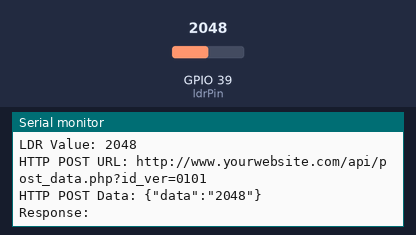
A sketch run on a simulated ESP32. Parts: the last lines printed to the serial monitor. The test bench sets the inputs (shaded band); at power-on: GPIO 39 (ldrPin) = 2048. WiFi joins after 1.5 s; servers stay silent unless stated; uploads are accepted with an empty reply.

Above: at 3.2 s.
3.3 s: GPIO 39 (ldrPin) set to 2866
At 7.37 s:
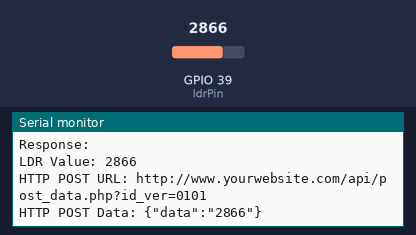
9.1 s: GPIO 39 (ldrPin) set to 3603
At 13.6 s:
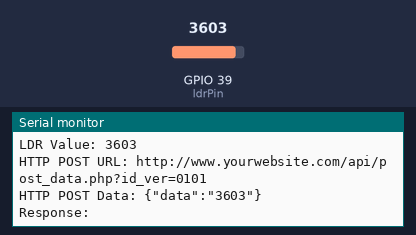
Timing chart, 0 to 15.1 s (numbered marks = the images above; inputs shaded):
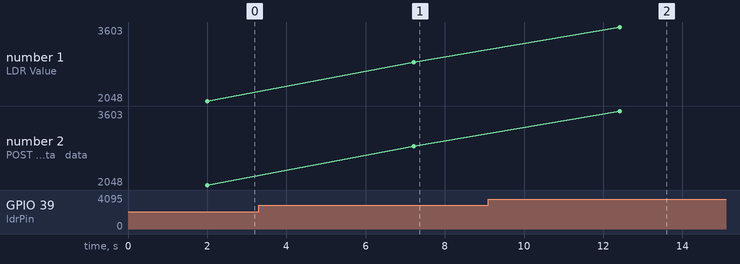

The sketch:

ESP32_LDR_Data_Logger_with_WiFi_and_HTTP_POST.ino
```cpp
/*
 * ESP32 LDR Data Logger with WiFi and HTTP POST
 *
 * This program reads LDR (Light Dependent Resistor) values using ESP32 and sends data to a web server via WiFi.
 *
 * Created by: Yodha Ardiansyah
 * Instagram: @yodhaar_
 */

#include <WiFi.h>
#include <HTTPClient.h>

// WiFi credentials (Replace with your own)
const char* ssid = "your_wifi_ssid";
const char* password = "your_wifi_password";

// Server URL (Replace with your own)
const char* serverBaseUrl = "http://www.yourwebsite.com/api/post_data.php";

// LDR Pin
const int ldrPin = 39; // Analog pin for LDR (ADC1_CH3)

// ID parameter
String id_ver = "0101";

void setup() {
  Serial.begin(115200);

  // Initialize WiFi
  WiFi.begin(ssid, password);
  Serial.print("Connecting to WiFi");
  while (WiFi.status() != WL_CONNECTED) {
    delay(1000);
    Serial.print(".");
  }
  Serial.println("\nWiFi Connected");
}

void loop() {
  // Read LDR value
  int ldrValue = analogRead(ldrPin);
  Serial.println("LDR Value: " + String(ldrValue));

  // Send data via HTTP POST if WiFi is connected
  if (WiFi.status() == WL_CONNECTED) {
    HTTPClient http;

    // Full server URL with query parameters
    String serverUrl = String(serverBaseUrl) + "?id_ver=" + id_ver;

    // Initialize HTTP POST
    http.begin(serverUrl);
    http.addHeader("Content-Type", "application/json");

    // Data to be sent in JSON format
    String postData = "{\"data\":\"" + String(ldrValue) + "\"}";

    // Debug HTTP request
    Serial.println("HTTP POST URL: " + serverUrl);
    Serial.println("HTTP POST Data: " + postData);

    // Send data to server
    int httpResponseCode = http.POST(postData);

    // Print server response
    if (httpResponseCode > 0) {
      String response = http.getString();
      Serial.println("Response: " + response);
    } else {
      Serial.println("Error: " + String(httpResponseCode));
    }

    // Close connection
    http.end();
  } else {
    Serial.println("WiFi not connected");
  }

  delay(5000); // Wait 5 seconds before sending again
}
  
```

Measured:
- after the input at 3.3 s, the serial monitor: prints a new line after 3.9 s (image 1)
- after the input at 9.1 s, the serial monitor: prints a new line after 3.3 s (image 2)
- plotted number 1: 2048 → 2866 after the input at 3.3 s, 2866 → 3603 after the input at 9.1 s
- plotted number 2: 2048 → 2866 after the input at 3.3 s, 2866 → 3603 after the input at 9.1 s
